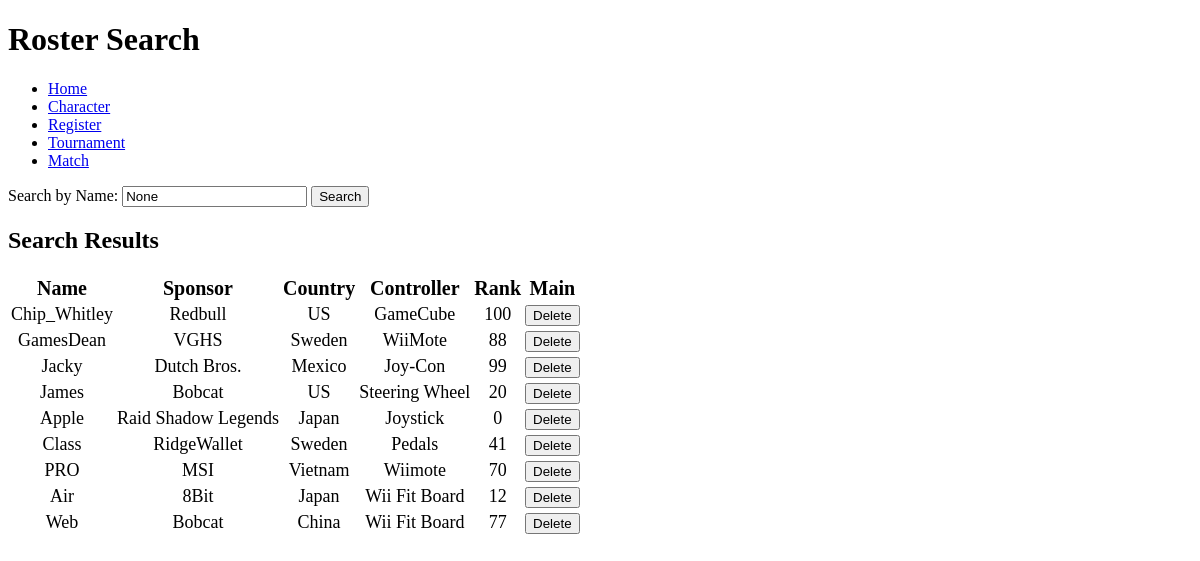
The page /roster on the database as committed earlier.
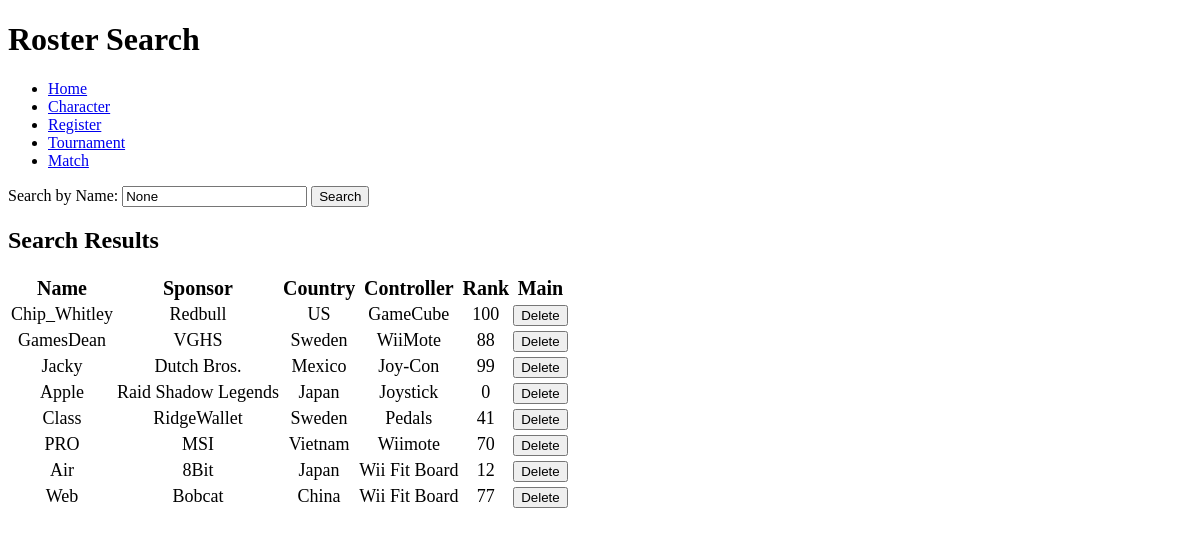
The same page on the database as committed later.
### tables this page shows
CREATE TABLE player (playerID INTEGER PRIMARY KEY AUTOINCREMENT, p_name TEXT, rank TEXT, sponsor TEXT, ctrltype TEXT, countryID INTEGER REFERENCES country (countryID) MATCH "FULL");

CREATE TABLE country (countryID INTEGER PRIMARY KEY AUTOINCREMENT, c_name TEXT);

### api.py (the view)
@app.route('/roster', methods=['GET', 'POST'])
def roster_page():
    conn = openConnection("./ssb.db")
    cur = conn.cursor()
    search_query = request.args.get('search')
    if search_query:
        cur.execute("""
            SELECT p_name, sponsor, ctrltype, c_name, rank
            FROM player
            JOIN country ON player.countryID = country.countryID
            WHERE LOWER(p_name) LIKE LOWER(?)
        """, ('%' + search_query + '%',))
    else:
        cur.execute("""
            SELECT p_name, sponsor, ctrltype, c_name, rank
            FROM player
            JOIN country ON player.countryID = country.countryID
        """)
    players = cur.fetchall()
    conn.close()
    return render_template('roster.html', players=players, search_query=search_query)

### api.py (called while the page is built)
def openConnection(_dbFile):
    print("++++++++++++++++++++++++++++++++++")
    print("Open database: ", _dbFile)
    conn = None
    try:
        conn = sqlite3.connect(_dbFile)
        print("success")
    except Error as e:
        print(e)
    print("++++++++++++++++++++++++++++++++++")
    return conn

### templates/roster.html (shortened to what this page needs)
<!DOCTYPE html>
<html lang="en">
<head>
</head>
<body>
    <h1>Roster Search</h1>
    <ul>
        <li><a href="/">Home</a></li>
        <li><a href="{{ url_for('character_page') }}">Character</a></li>
        <li><a href="{{ url_for('register_page') }}">Register</a></li>
        <li><a href="{{ url_for('tournament_page') }}">Tournament</a></li>
        <li><a href="/match">Match</a></li>
    </ul>
    <form method="get" action="{{ url_for('roster_page') }}">
        <label for="search">Search by Name:</label>
        <input type="text" name="search" id="search" value="{{ search_query }}">
        <button type="submit">Search</button>
    </form>
    <h2>Search Results</h2>
<table>
    <tr style="text-align: center; font-size: 20px" >
        <th>Name</th>
        <th>Sponsor</th>
        <th>Country</th>
        <th>Controller</th>
        <th>Rank</th>
        <th>Main</th>
    </tr>
    {% if players %}
        {% for player in players %}
            <tr style="text-align: center; font-size: 18px">
                <td>{{ player[0] }}</td>
                <td>{{ player[1] }}</td>
                <td>{{ player[3] }}</td>
                <td>{{ player[2] }}</td>
                <td>{{ player[4] }}</td>
                <td>
                    <form method="post" action="{{ url_for('delete_player') }}">
                        <button type="submit">Delete</button>
                    </form>
                </td>
            </tr>
        {% endfor %}
    {% else %}
        <tr>
            <td colspan="5">No matching players found.</td>
        </tr>
    {% endif %}
</table>
</body>
</html>

Rows that differ between the two databases and show on the page:
removed player: p_name "James", sponsor "Bobcat", c_name "US", ctrltype "Steering Wheel", rank "20"
